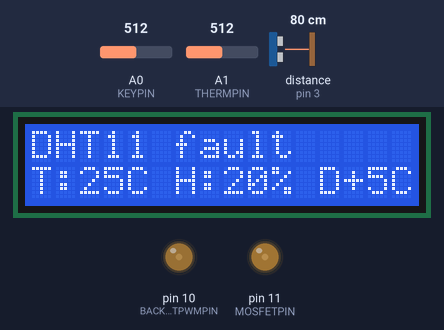
The sketch below on a simulated Arduino Uno, built with avr-gcc and run on an emulated ATmega328P. Shown: 16×2 character LCD, output pins drawn as LEDs (lit = HIGH). Wiring (inferred from the names in the program): range finder with pulse-width output: data pin 3. Inputs (shaded band) come from the test bench; at power-on: A0 (KEYPIN) = 512, A1 (THERMPIN) = 512, distance to the obstacle (sensor on pin 3) 80 cm. EEPROM starts erased.

Above: at 1.7 s.
1.8 s: A0 (KEYPIN) set to 543
3.3 s: A0 (KEYPIN) set to 569
At 4.1 s:
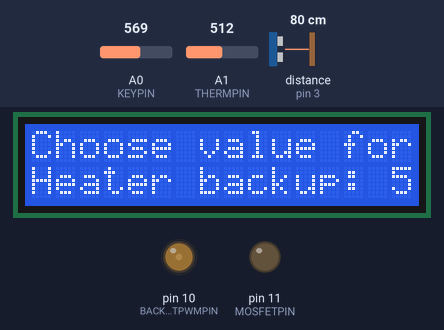
6.4 s: A0 (KEYPIN) set to 15
At 9.0 s:
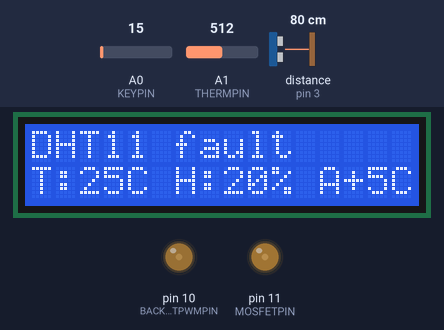
9.3 s: A1 (THERMPIN) set to 935
At 9.7 s:
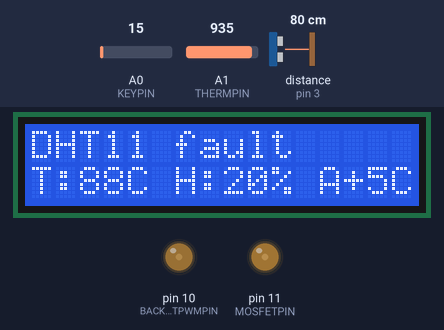
10.9 s: A1 (THERMPIN) set to 965
At 11.6 s:
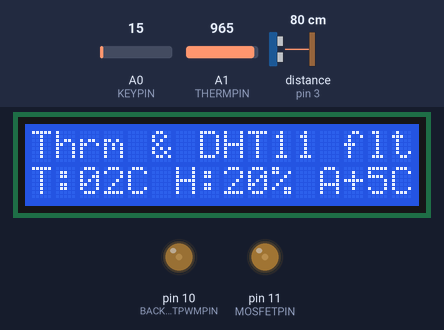
12.5 s: A0 (KEYPIN) set to 372
At 13.0 s:
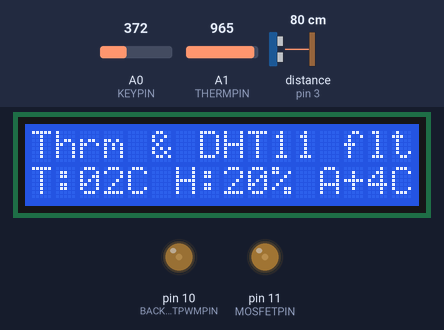
14.6 s: A0 (KEYPIN) set to 394
At 15.5 s:
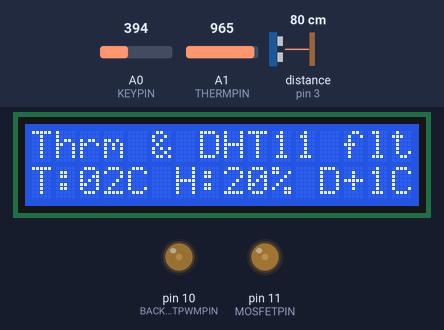
Timing chart, 0 to 17.2 s (numbered marks = the images above; inputs shaded):
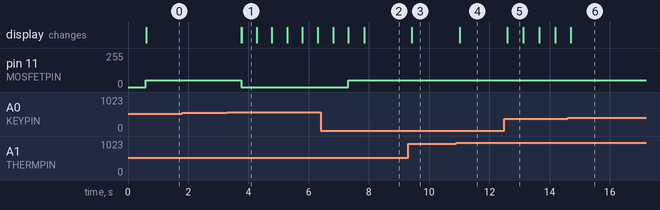

The sketch:

dew_heater.ino
```cpp
//pin for buttons
#define KEYPIN A0
//button constants
#define btnRIGHT 6
#define btnUP 5
#define btnDOWN 4
#define btnLEFT 3
#define btnSELECT 2
#define btnNONE (-1)
#define MOSFETPIN 11 //n-channel- PWM capable
#define THERMPIN A1  //10k thermistor and 10k resistor

#include "idDHT11.h"

int idDHT11pin = 3;       //Digital pin for comunications
int idDHT11intNumber = 1; //interrupt number pin3 uses int.1 on uno
void dht11_wrapper();     // must be declared before the lib initialization
idDHT11 DHT11(idDHT11pin, idDHT11intNumber, dht11_wrapper);

void dht11_wrapper()
{
  DHT11.isrCallback();
}

#include <LiquidCrystal.h>
LiquidCrystal lcd(8, 9, 4, 5, 6, 7); //for XC4454 LCD Shield LiquidCrystal lcd(RS, E, b4, b5, b6, b7);
//change normal backlight intensity here:
#define BACKLIGHTINTENSITY 40
#define BACKLIGHTPWMPIN 10

#include <avr/pgmspace.h>
// Big lookup Table (approx 750 entries), subtract 238 from ADC reading to start at 0*C. Entries in 10ths of degree i.e. 242 = 24.2*C Covers 0*C to 150*C For 10k resistor/10k thermistor voltage divider w/ therm on the + side.
const int temps[] PROGMEM = {0, 1, 2, 3, 4, 6, 7, 8, 9, 10, 11, 12, 13, 14, 15, 16, 17, 18, 19, 20, 21, 22, 24, 25, 26, 27, 28, 29, 30, 31, 32, 33, 34, 35, 36, 37, 38, 39, 40, 41, 42, 43, 44, 45, 46, 47, 48, 49, 50, 51, 52, 53, 54, 55, 56, 57, 58, 59, 60, 61, 62, 63, 64, 65, 66, 67, 68, 68, 69, 70, 71, 72, 73, 74, 75, 76, 77, 78, 79, 80, 81, 82, 83, 84, 85, 86, 87, 88, 88, 89, 90, 91, 92, 93, 94, 95, 96, 97, 98, 99, 100, 101, 102, 102, 103, 104, 105, 106, 107, 108, 109, 110, 111, 112, 113, 114, 114, 115, 116, 117, 118, 119, 120, 121, 122, 123, 124, 124, 125, 126, 127, 128, 129, 130, 131, 132, 133, 134, 134, 135, 136, 137, 138, 139, 140, 141, 142, 143, 143, 144, 145, 146, 147, 148, 149, 150, 151, 151, 152, 153, 154, 155, 156, 157, 158, 159, 159, 160, 161, 162, 163, 164, 165, 166, 167, 167, 168, 169, 170, 171, 172, 173, 174, 175, 175, 176, 177, 178, 179, 180, 181, 182, 182, 183, 184, 185, 186, 187, 188, 189, 190, 190, 191, 192, 193, 194, 195, 196, 197, 197, 198, 199, 200, 201, 202, 203, 204, 205, 205, 206, 207, 208, 209, 210, 211, 212, 212, 213, 214, 215, 216, 217, 218, 219, 220, 220, 221, 222, 223, 224, 225, 226, 227, 228, 228, 229, 230, 231, 232, 233, 234, 235, 235, 236, 237, 238, 239, 240, 241, 242, 243, 243, 244, 245, 246, 247, 248, 249, 250, 251, 252, 252, 253, 254, 255, 256, 257, 258, 259, 260, 260, 261, 262, 263, 264, 265, 266, 267, 268, 269, 269, 270, 271, 272, 273, 274, 275, 276, 277, 278, 279, 279, 280, 281, 282, 283, 284, 285, 286, 287, 288, 289, 289, 290, 291, 292, 293, 294, 295, 296, 297, 298, 299, 300, 301, 301, 302, 303, 304, 305, 306, 307, 308, 309, 310, 311, 312, 313, 314, 315, 315, 316, 317, 318, 319, 320, 321, 322, 323, 324, 325, 326, 327, 328, 329, 330, 331, 332, 333, 334, 335, 335, 336, 337, 338, 339, 340, 341, 342, 343, 344, 345, 346, 347, 348, 349, 350, 351, 352, 353, 354, 355, 356, 357, 358, 359, 360, 361, 362, 363, 364, 365, 366, 367, 368, 369, 370, 371, 372, 373, 374, 375, 376, 377, 378, 379, 380, 381, 382, 383, 384, 385, 386, 387, 388, 389, 390, 392, 393, 394, 395, 396, 397, 398, 399, 400, 401, 402, 403, 404, 405, 406, 407, 408, 410, 411, 412, 413, 414, 415, 416, 417, 418, 419, 420, 422, 423, 424, 425, 426, 427, 428, 429, 430, 432, 433, 434, 435, 436, 437, 438, 439, 441, 442, 443, 444, 445, 446, 448, 449, 450, 451, 452, 453, 455, 456, 457, 458, 459, 460, 462, 463, 464, 465, 466, 468, 469, 470, 471, 472, 474, 475, 476, 477, 479, 480, 481, 482, 484, 485, 486, 487, 489, 490, 491, 492, 494, 495, 496, 498, 499, 500, 501, 503, 504, 505, 507, 508, 509, 511, 512, 513, 515, 516, 517, 519, 520, 521, 523, 524, 525, 527, 528, 530, 531, 532, 534, 535, 537, 538, 539, 541, 542, 544, 545, 547, 548, 550, 551, 552, 554, 555, 557, 558, 560, 561, 563, 564, 566, 567, 569, 570, 572, 574, 575, 577, 578, 580, 581, 583, 585, 586, 588, 589, 591, 593, 594, 596, 598, 599, 601, 603, 604, 606, 608, 609, 611, 613, 614, 616, 618, 620, 621, 623, 625, 627, 628, 630, 632, 634, 636, 638, 639, 641, 643, 645, 647, 649, 651, 653, 654, 656, 658, 660, 662, 664, 666, 668, 670, 672, 674, 676, 678, 680, 683, 685, 687, 689, 691, 693, 695, 697, 700, 702, 704, 706, 708, 711, 713, 715, 718, 720, 722, 725, 727, 729, 732, 734, 737, 739, 741, 744, 746, 749, 752, 754, 757, 759, 762, 764, 767, 770, 773, 775, 778, 781, 784, 786, 789, 792, 795, 798, 801, 804, 807, 810, 813, 816, 819, 822, 825, 829, 832, 835, 838, 842, 845, 848, 852, 855, 859, 862, 866, 869, 873, 877, 881, 884, 888, 892, 896, 900, 904, 908, 912, 916, 920, 925, 929, 933, 938, 942, 947, 952, 956, 961, 966, 971, 976, 981, 986, 991, 997, 1002, 1007, 1013, 1019, 1024, 1030, 1036, 1042, 1049, 1055, 1061, 1068, 1075, 1082, 1088, 1096, 1103, 1110, 1118, 1126, 1134, 1142, 1150, 1159, 1168, 1177, 1186, 1196, 1206, 1216, 1226, 1237, 1248, 1260, 1272, 1284, 1297, 1310, 1324, 1338, 1353, 1369, 1385, 1402, 1420, 1439, 1459, 1480, 1502};

//for saving startup defaults to eeprom
#include <EEPROM.h>
//eeprom addresses for variables
#define OFFSETMODEADDRESS 0
#define TEMPOFFSETADDRESS 1
#define PWMOUTPUTDEFAULTADDRESS 2

byte DHTdat[5];              //data from DHT11 sensor to be stored in 0.1 humidity% 2.3 degrees C
int tempoffset = 5;          //setpoint offset above dewpoint
byte offsetmode = 'D';       //default to dew point offset
int ambtemp, ambhum, dptemp; //all measured in 1/10's
int pwmoutputdefault = 52;   //10%

void setup()
{
  Serial.begin(9600); //if needed for debugging
  lcd.begin(16, 2);
  lcd.clear();
  int value = EEPROM.read(OFFSETMODEADDRESS);
  if ((value == 'D') || (value == 'A'))
  { //valid eeprom values found
    offsetmode = value;
    tempoffset = EEPROM.read(TEMPOFFSETADDRESS);
    pwmoutputdefault = EEPROM.read(PWMOUTPUTDEFAULTADDRESS);
    lcd.setCursor(0, 0);
    lcd.print("Load EEPROM OK  ");
  }
  else
  {
    lcd.setCursor(0, 0);
    lcd.print("Invalid EEPROM  ");
  }
  DHT11.acquire(); //start 1st conversion
  delay(500);      //and wait a bit for conversion to finish
  analogWrite(BACKLIGHTPWMPIN, BACKLIGHTINTENSITY);
}

void loop()
{
  int teletemp;       //telescope temperature
  int thermerror = 0; // flag for thermistor error
  teletemp = analogRead(THERMPIN);
  if ((teletemp == 0) | (teletemp > 950))
  {
    thermerror = thermerror | 1;
  } //thermistor error detected
  teletemp = teletemp - 238;
  if (teletemp < 0)
  {
    teletemp = 0;
  } //lookup table won't work if index<0
  teletemp = pgm_read_word(&temps[teletemp]);

  if (DHT11.getStatus() == IDDHTLIB_OK)
  {
    ambtemp = DHT11.getCelsius() * 10;
    ambhum = DHT11.getHumidity() * 10;
    dptemp = DHT11.getDewPointSlow() * 10;
  }
  else
  {
    thermerror = thermerror | 2;
  }

  int key;
  key = read_LCD_buttons();
  if (key == btnLEFT)
  {
    offsetmode = 'D';
  } //offset from dewpoint
  if (key == btnRIGHT)
  {
    offsetmode = 'A';
  } //offset from ambient
  if (key == btnUP)
  {
    tempoffset++;
    if (tempoffset > 9)
    {
      tempoffset = 9;
    }
  }
  if (key == btnDOWN)
  {
    tempoffset--;
    if (tempoffset < 0)
    {
      tempoffset = 0;
    }
  }
  if (key == btnSELECT)
  {
    savetoeeprom();
  } //save to eeprom (load happens on boot)

  int temptarget;
  if (offsetmode == 'D')
  {
    temptarget = dptemp + tempoffset * 10;
  }
  else
  {
    temptarget = ambtemp + tempoffset * 10; //default to (higher) ambient temp if anything but 'D'
  }

  int pwmoutput;
  pwmoutput = constrain(map(temptarget - teletemp, -10, 10, 0, 255), 0, 255);
  if (thermerror)
  {
    pwmoutput = pwmoutputdefault;
  }
  analogWrite(MOSFETPIN, pwmoutput);

  lcd.setCursor(0, 0);
  switch (thermerror)
  {
  case 0:
    LCDtopline();
    break;
  case 1:
    lcd.print("Thermistor fault");
    break;
  case 2:
    lcd.print("DHT11 fault     ");
    break;
  case 3:
    lcd.print("Thrm & DHT11 flt");
    break;
  default:
    lcd.print("Thrm & DHT11 flt");
    break;
  }

  lcd.setCursor(0, 1);
  lcd.print("T:");
  if (teletemp > 99)
  {
    lcd.write((teletemp / 100) % 10 + '0');
  }
  else
  {
    lcd.write(' ');
  }
  lcd.write((teletemp / 10) % 10 + '0');
  lcd.print("C H:");
  pwmoutput = (pwmoutput * 39) / 100; //scale to %
  if (pwmoutput > 9)
  {
    lcd.write((pwmoutput / 10) % 10 + '0');
  }
  else
  {
    lcd.write(' ');
  }
  lcd.write((pwmoutput) % 10 + '0');
  lcd.print("% ");
  lcd.write(offsetmode);
  lcd.print("+");
  lcd.write((tempoffset) % 10 + '0');
  lcd.print("C");
  DHT11.acquire(); //start next conversion
  delay(500);
}

int read_LCD_buttons()
{
  int adc_key_in = 0;
  adc_key_in = analogRead(KEYPIN);           // read the value from the sensor
  delay(5);                                  //switch debounce delay. Increase this delay if incorrect switch selections are returned.
  int k = (analogRead(KEYPIN) - adc_key_in); //gives the button a slight range to allow for a little contact resistance noise
  if (5 < abs(k))
    return btnNONE; // double checks the keypress. If the two readings are not equal +/-k value after debounce delay, it tries again.
  // my buttons when read are centered at these valies: 0, 144, 329, 504, 741
  // we add approx 50 to those values and check to see if we are close
  if (adc_key_in > 1000)
    return btnNONE; // We make this the 1st option for speed reasons since it will be the most likely result
  if (adc_key_in < 50)
    return btnRIGHT;
  if (adc_key_in < 195)
    return btnUP;
  if (adc_key_in < 380)
    return btnDOWN;
  if (adc_key_in < 555)
    return btnLEFT;
  if (adc_key_in < 790)
    return btnSELECT;
  return btnNONE; // when all others fail, return this...
}

void LCDtopline()
{
  lcd.print("A:");
  if (ambtemp > 99)
  {
    lcd.write((ambtemp / 100) % 10 + '0');
  }
  else
  {
    lcd.write(' ');
  }
  lcd.write((ambtemp / 10) % 10 + '0');
  lcd.print("C ");
  if (ambhum > 99)
  {
    lcd.write((ambhum / 100) % 10 + '0');
  }
  else
  {
    lcd.write(' ');
  }
  lcd.write((ambhum / 10) % 10 + '0');
  lcd.print("% DP ");
  if (dptemp > 99)
  {
    lcd.write((dptemp / 100) % 10 + '0');
  }
  else
  {
    lcd.write(' ');
  }
  lcd.write((dptemp / 10) % 10 + '0');
  lcd.print("C ");
}

void savetoeeprom()
{
  int htr = 0;
  int key;
  analogWrite(MOSFETPIN, 0); //shut down heater in case button is stuck
  lcd.setCursor(0, 0);
  lcd.print("Choose value for");
  lcd.setCursor(0, 1);
  lcd.print("Heater backup:");
  while (read_LCD_buttons() == btnSELECT)
  { //cycle while select held down
    htr = htr + 5;
    if (htr > 99)
    {
      htr = 0;
    }
    lcd.setCursor(14, 1);
    if (htr > 9)
    {
      lcd.write((htr / 10) % 10 + '0');
    }
    else
    {
      lcd.write(' ');
    }
    lcd.write((htr) % 10 + '0');
    delay(500);
  }
  lcd.setCursor(0, 0);
  lcd.print("Saving EEPROM...");
  EEPROM.write(OFFSETMODEADDRESS, offsetmode);
  EEPROM.write(TEMPOFFSETADDRESS, tempoffset);
  EEPROM.write(PWMOUTPUTDEFAULTADDRESS, (htr + 1) * 100 / 39);
  delay(500);
}
```

idDHT11.cpp
```cpp
// (licence header left out)
#include "idDHT11.h"
#define DEBUG_IDDHT11

idDHT11::idDHT11(int pin, int intNumber,void (*callback_wrapper)()) {
	init(pin, intNumber,callback_wrapper);
}

void idDHT11::init(int pin, int intNumber, void (*callback_wrapper) ()) {
	this->intNumber = intNumber;
	this->pin = pin;
	this->isrCallback_wrapper = callback_wrapper;
	hum = 0;
	temp = 0;
	pinMode(pin, OUTPUT);
	digitalWrite(pin, HIGH);
	state = STOPPED;
	status = IDDHTLIB_ERROR_NOTSTARTED;
}

int idDHT11::acquire() {
	if (state == STOPPED || state == ACQUIRED) {

		//set the state machine for interruptions analisis of the signal
		state = RESPONSE;

		// EMPTY BUFFER and vars
		for (int i=0; i< 5; i++) bits[i] = 0;
		cnt = 7;
		idx = 0;
		hum = 0;
		temp = 0;

		// REQUEST SAMPLE
		pinMode(pin, OUTPUT);
		digitalWrite(pin, LOW);
		delay(18);
		digitalWrite(pin, HIGH);
		delayMicroseconds(40);
		pinMode(pin, INPUT);

		// Analize the data in an interrupt
		us = micros();
		attachInterrupt(intNumber,isrCallback_wrapper,FALLING);

		return IDDHTLIB_ACQUIRING;
	} else
		return IDDHTLIB_ERROR_ACQUIRING;
}
int idDHT11::acquireAndWait() {
	acquire();
	while(acquiring())
		;
	return getStatus();
}
void idDHT11::isrCallback() {
	int newUs = micros();
	int delta = (newUs-us);
	us = newUs;
	if (delta>6000) {
		status = IDDHTLIB_ERROR_ISR_TIMEOUT;
		state = STOPPED;
		detachInterrupt(intNumber);
		return;
	}
	switch(state) {
		case RESPONSE:
			if(delta<25){
				us -= delta;
				break; //do nothing, it started the response signal
			} if(125<delta && delta<190) {
				state = DATA;
			} else {
				detachInterrupt(intNumber);
				status = IDDHTLIB_ERROR_RESPONSE_TIMEOUT;
				state = STOPPED;
			}
			break;
		case DATA:
			if(delta<10) {
				detachInterrupt(intNumber);
				status = IDDHTLIB_ERROR_DELTA;
				state = STOPPED;
			} else if(60<delta && delta<155) { //valid in timing
				if(delta>90) //is a one
					bits[idx] |= (1 << cnt);
				if (cnt == 0) {  // whe have fullfilled the byte, go to next
						cnt = 7;    // restart at MSB
						if(idx++ == 4) {      // go to next byte, if whe have got 5 bytes stop.
							detachInterrupt(intNumber);
							// WRITE TO RIGHT VARS
							// as bits[1] and bits[3] are allways zero they are omitted in formulas.
							hum    = bits[0];
							temp = bits[2];
							uint8_t sum = bits[0] + bits[2];
							if (bits[4] != sum) {
								status = IDDHTLIB_ERROR_CHECKSUM;
								state = STOPPED;
							} else {
								status = IDDHTLIB_OK;
								state = ACQUIRED;
							}
							break;
						}
				} else cnt--;
			} else {
				detachInterrupt(intNumber);
				status = IDDHTLIB_ERROR_DATA_TIMEOUT;
				state = STOPPED;
			}
			break;
		default:
			break;
	}
}
bool idDHT11::acquiring() {
	if (state != ACQUIRED && state != STOPPED)
		return true;
	return false;
}
int idDHT11::getStatus() {
	return status;
}
float idDHT11::getCelsius() {
	IDDHT11_CHECK_STATE;
	return temp;
}

float idDHT11::getHumidity() {
	IDDHT11_CHECK_STATE;
	return hum;
}

float idDHT11::getFahrenheit() {
	IDDHT11_CHECK_STATE;
	return temp * 1.8 + 32;
}

float idDHT11::getKelvin() {
	IDDHT11_CHECK_STATE;
	return temp + 273.15;
}

// delta max = 0.6544 wrt dewPoint()
// 5x faster than dewPoint()
// reference: http://en.wikipedia.org/wiki/Dew_point
double idDHT11::getDewPoint() {
	IDDHT11_CHECK_STATE;
	double a = 17.271;
	double b = 237.7;
	double temp_ = (a * (double) temp) / (b + (double) temp) + log( (double) hum/100);
	double Td = (b * temp_) / (a - temp_);
	return Td;

}
// dewPoint function NOAA
// reference: http://wahiduddin.net/calc/density_algorithms.htm
double idDHT11::getDewPointSlow() {
	IDDHT11_CHECK_STATE;
	double A0= 373.15/(273.15 + (double) temp);
	double SUM = -7.90298 * (A0-1);
	SUM += 5.02808 * log10(A0);
	SUM += -1.3816e-7 * (pow(10, (11.344*(1-1/A0)))-1) ;
	SUM += 8.1328e-3 * (pow(10,(-3.49149*(A0-1)))-1) ;
	SUM += log10(1013.246);
	double VP = pow(10, SUM-3) * (double) hum;
	double T = log(VP/0.61078);   // temp var
	return (241.88 * T) / (17.558-T);
}
// EOF
```

idDHT11.h
```cpp
// (licence header left out)
#ifndef idDHT11_H__
#define idDHT11_H__

#if defined(ARDUINO) && (ARDUINO >= 100)
#include <Arduino.h>
#else
#include <WProgram.h>
#endif

#define IDDHT11LIB_VERSION "0.1"

// state codes
#define IDDHTLIB_OK			0
#define IDDHTLIB_ACQUIRING		1
#define IDDHTLIB_ACQUIRED		2
#define IDDHTLIB_RESPONSE_OK		3

// error codes
#define IDDHTLIB_ERROR_CHECKSUM		-1
#define IDDHTLIB_ERROR_ISR_TIMEOUT	-2
#define IDDHTLIB_ERROR_RESPONSE_TIMEOUT	-3
#define IDDHTLIB_ERROR_DATA_TIMEOUT	-4
#define IDDHTLIB_ERROR_ACQUIRING	-5
#define IDDHTLIB_ERROR_DELTA		-6
#define IDDHTLIB_ERROR_NOTSTARTED	-7

#define IDDHT11_CHECK_STATE		if(state == STOPPED)													\
									return status;													\
								else if(state != ACQUIRED)				\
									return IDDHTLIB_ERROR_ACQUIRING;

class idDHT11
{
public:
	idDHT11(int pin, int intNumber,void (*isrCallback_wrapper)());
    void init(int pin, int intNumber,void (*isrCallback_wrapper)());
	void isrCallback();
	int acquire();
	int acquireAndWait();
	float getCelsius();
	float getFahrenheit();
	float getKelvin();
	double getDewPoint();
	double getDewPointSlow();
	float getHumidity();
	bool acquiring();
	int getStatus();

private:

	void (*isrCallback_wrapper)(void);

	enum states{RESPONSE=0,DATA=1,ACQUIRED=2,STOPPED=3,ACQUIRING=4};
	volatile states state;
	volatile int status;
	volatile byte bits[5];
	volatile byte cnt;
	volatile byte idx;
	volatile int us;
	int intNumber;
	int pin;
	volatile float hum;
	volatile float temp;
};
#endif // idDHT11_H__
```

Measured:
- the behaviour switches between 554 and 555 on A0 (KEYPIN) (found by bisection; images 0 and 1)
- the behaviour switches between 950 and 951 on A1 (THERMPIN) (found by bisection; images 3 and 4)
- the behaviour switches between 379 and 380 on A0 (KEYPIN) (found by bisection; images 5 and 6)
- after the input at 1.8 s, every drawn part: stays the same
- after the input at 3.3 s, pin 11 (MOSFETPIN): 52/255 → 0/255 after 0.46 s; the display: first changes after 0.46 s (image 1 shows a later state)
- after the input at 6.4 s, pin 11 (MOSFETPIN): 0/255 → 52/255 after 0.91 s; the display: first changes after 0.41 s (image 2 shows a later state)
- after the input at 9.3 s, the display: changes after 0.13 s (image 3)
- after the input at 10.9 s, the display: changes after 0.11 s (image 4)
- after the input at 12.5 s, the display: changes after 0.10 s (image 5)
- after the input at 14.6 s, the display: changes after 0.11 s (image 6)
